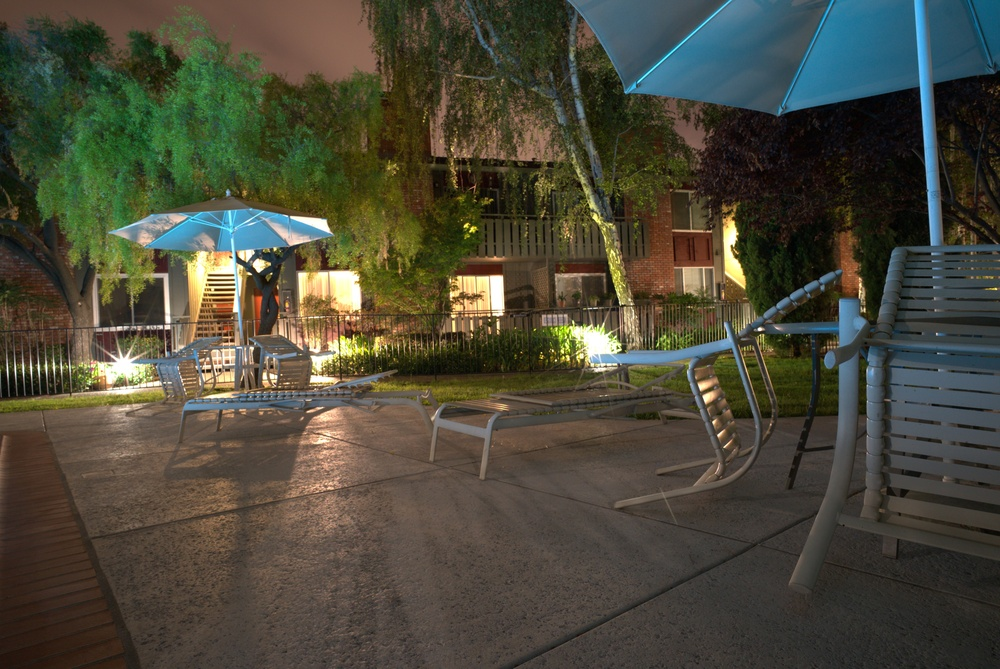
%> input picture Images/20107_00_30s.jpg, 1000 x 669 px, shrunk from 4256 x 2848 before the run
$ octave test.m   (GNU Octave 9; MATLAB toolbox functions it lacks are replaced by stand-ins)
%> lines starting %> are read from the running program, lines starting %| are printed output that depends on the picture
clc;
clear;

image = imread('Images/20107_00_30s.jpg');
%> image is the input picture: size 669x1000x3 uint8; mean R, G, B 74.6, 72.7, 57.9
image = im2double(rgb2gray(image));
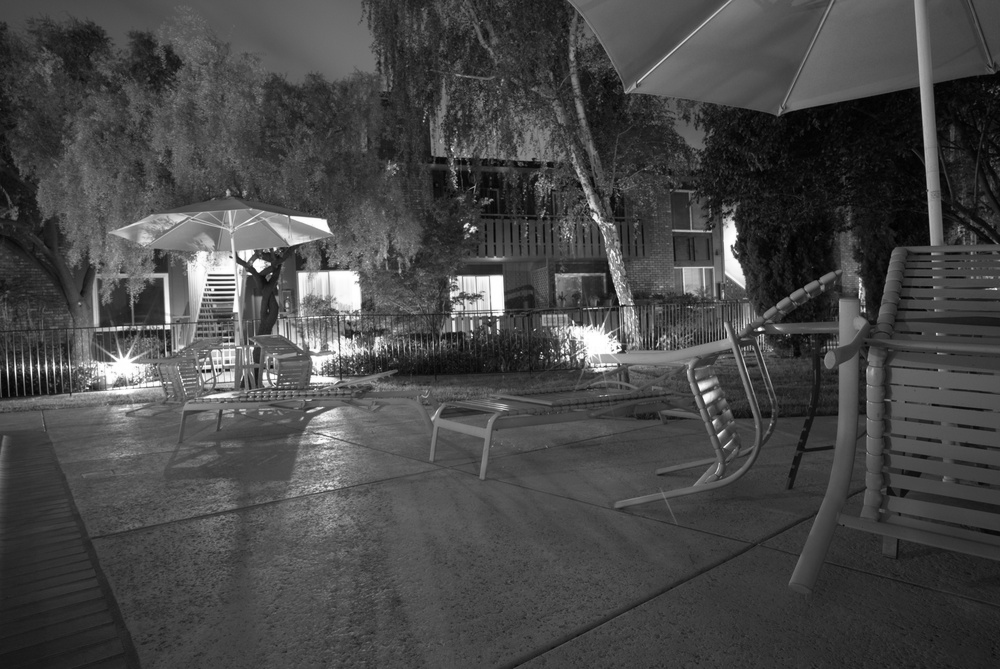
%> image: size 669x1000 double; min 0, max 1, mean 0.281

% figure, imshow(image)

hist = imhist(image);
%> hist = 256 values, max 10700 at index 73, min 1 at index 1, mean 2613.3
% figure, bar(hist)


% image2 = imread('Images/10087_00_30s.jpg');
% image2 = im2double(rgb2gray(image2));
%
% hist2 = imhist(image2);
% figure, bar(hist2)


newImage = image.*image;
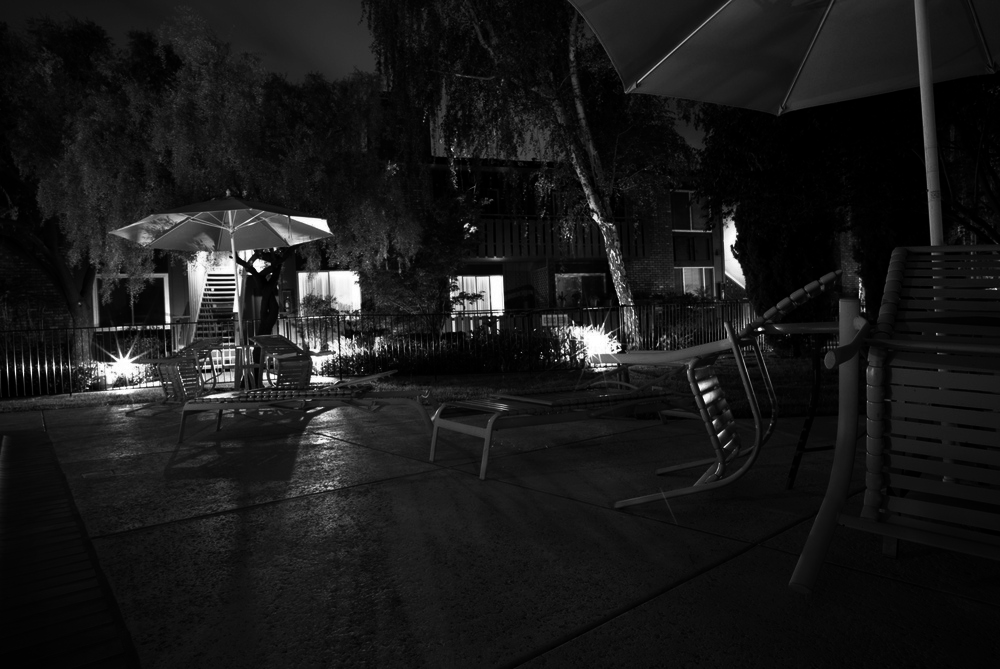
%> newImage: size 669x1000 double; min 0, max 1, mean 0.101
hist3 = imhist(newImage);
%> hist3 = 256 values, max 24183 at index 12, min 0 at index 73, mean 2613.3
figure, bar(hist3)
%> after `bar(hist3)`:
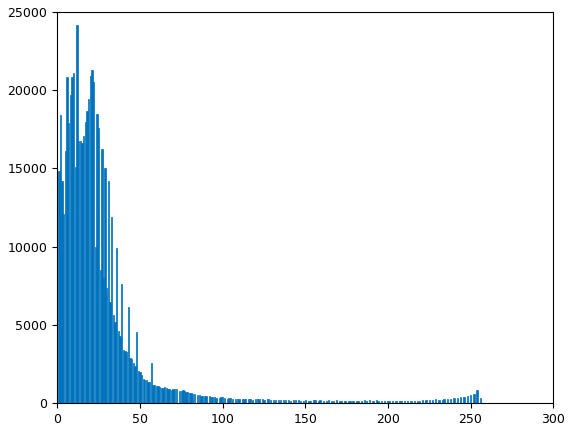
%> figure redrawn from the program's plot data; tallest bar 24183 high, from x = 11.6 to 12.4

$ run again, with Images/10087_00_30s.jpg copied over Images/20107_00_30s.jpg
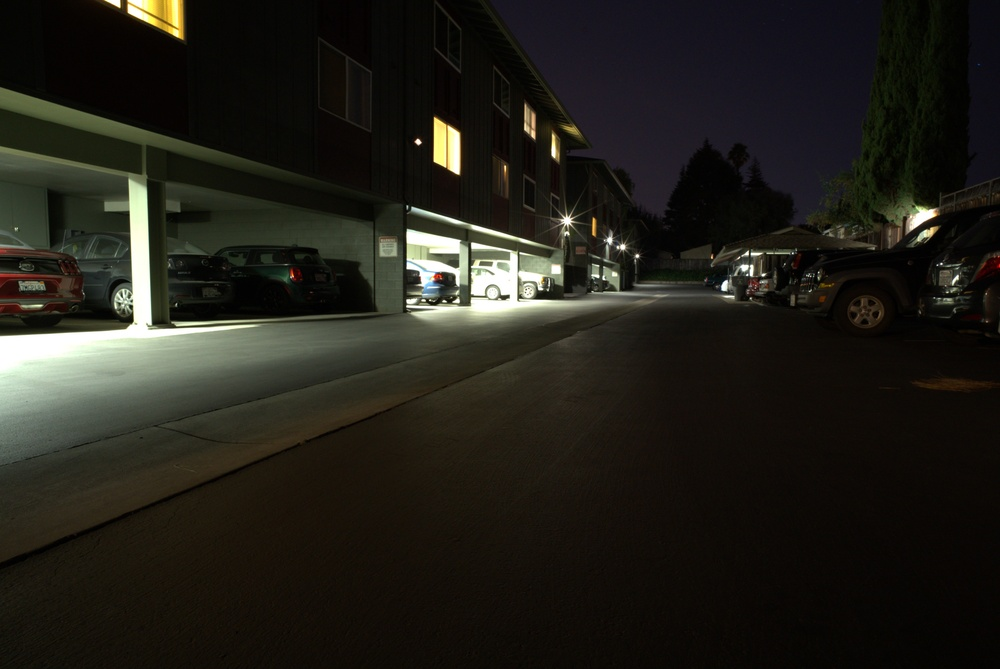
%> input picture Images/10087_00_30s.jpg, 1000 x 669 px, shrunk from 4256 x 2848 before the run
%> image is the input picture: size 669x1000x3 uint8; mean R, G, B 33.8, 32.1, 25.2
%> image: size 669x1000 double
%> hist = 256 values, max 27123 at index 11, min 112 at index 220, mean 2613.3
%> `newImage = image.*image;`:
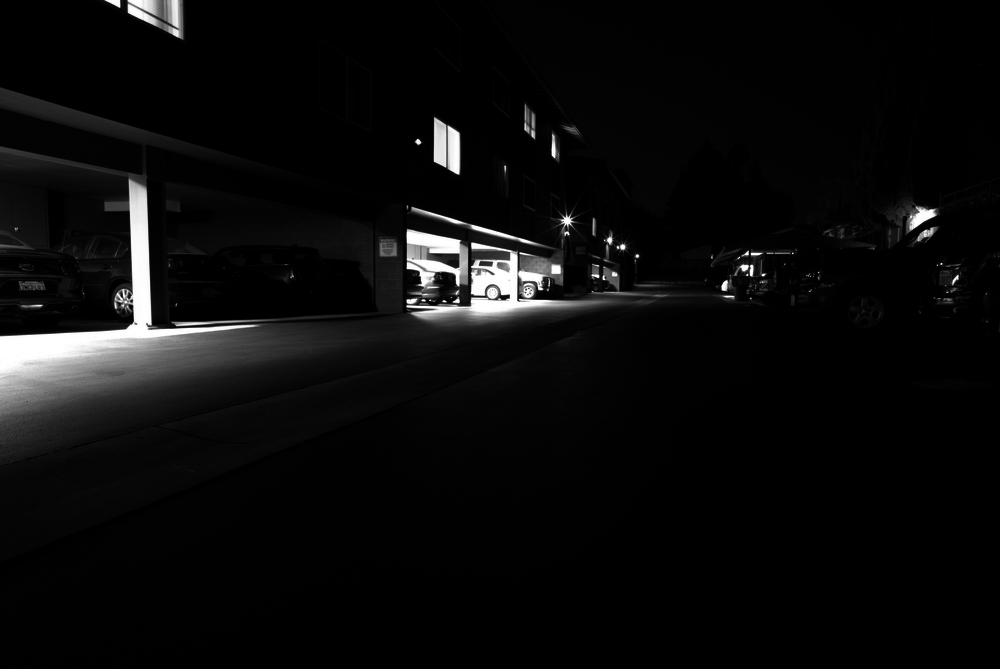
%> newImage: size 669x1000 double; min 0, max 1, mean 0.0463
%> hist3 = 256 values, max 208512 at index 1, min 0 at index 73, mean 2613.3
%> `bar(hist3)`:
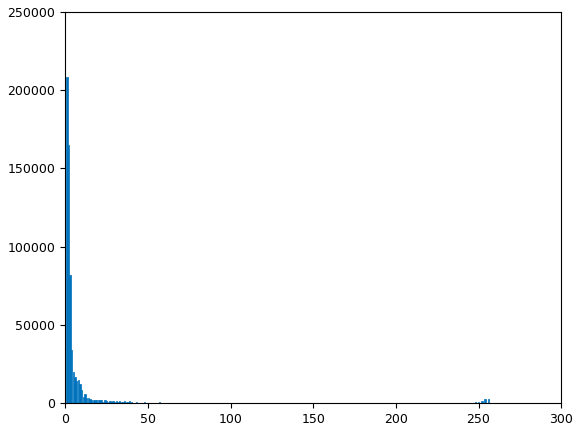
%> figure redrawn from the program's plot data; tallest bar 208512 high, from x = 0.6 to 1.4

$ run again, with Images/20120_00_30s.jpg copied over Images/20107_00_30s.jpg
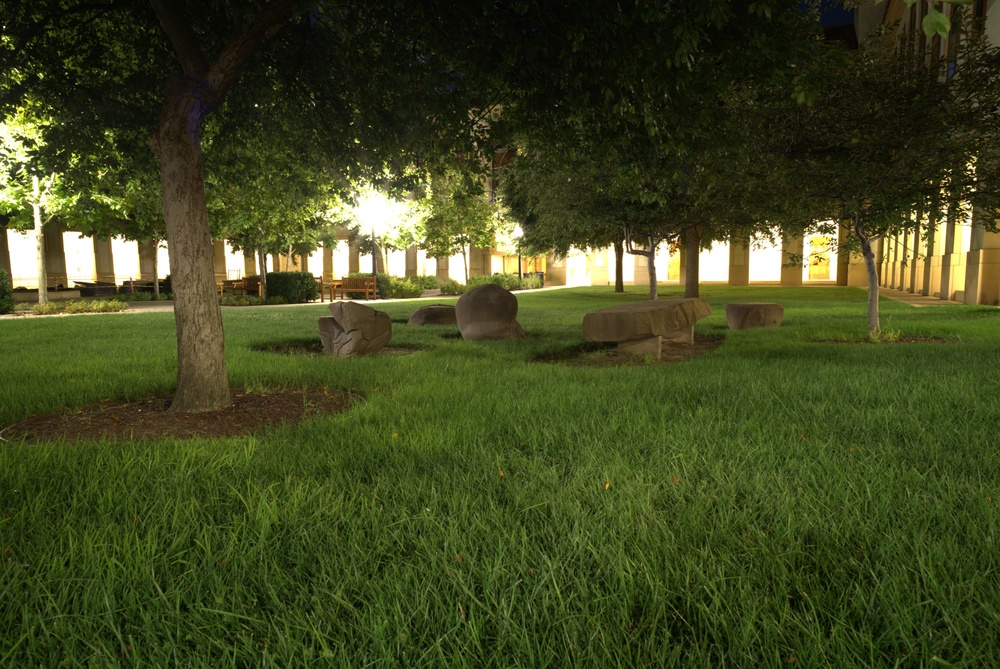
%> input picture Images/20120_00_30s.jpg, 1000 x 669 px, shrunk from 4256 x 2848 before the run
%> image is the input picture: size 669x1000x3 uint8; mean R, G, B 63.2, 70.4, 31.4
%> image: size 669x1000 double
%> hist = 256 values, max 8444 at index 64, min 0 at index 1, mean 2613.3
%> `newImage = image.*image;`:
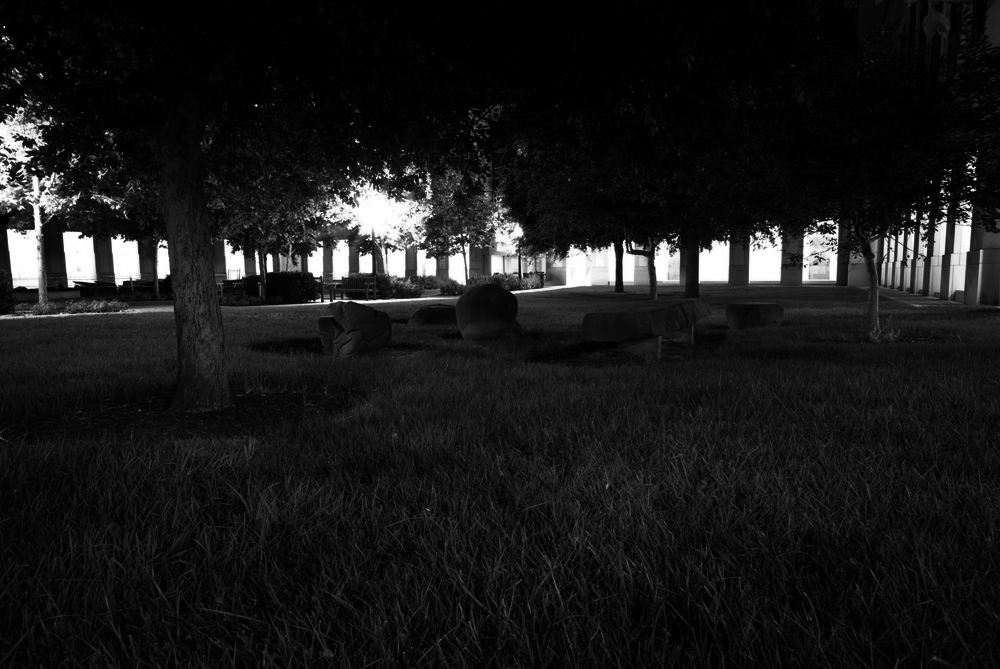
%> newImage: size 669x1000 double; min 1.54e-05, max 1, mean 0.0982
%> hist3 = 256 values, max 55328 at index 2, min 0 at index 73, mean 2613.3
%> `bar(hist3)`:
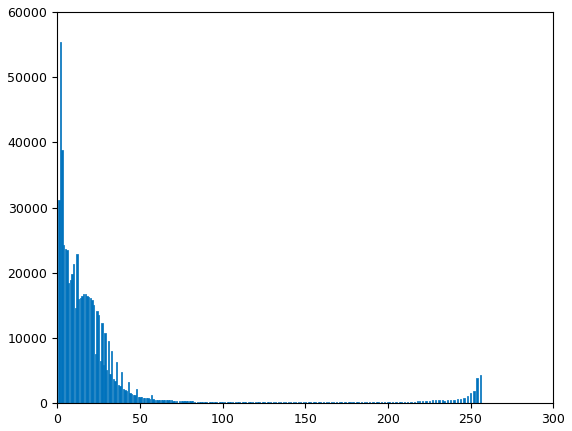
%> figure redrawn from the program's plot data; tallest bar 55328 high, from x = 1.6 to 2.4
